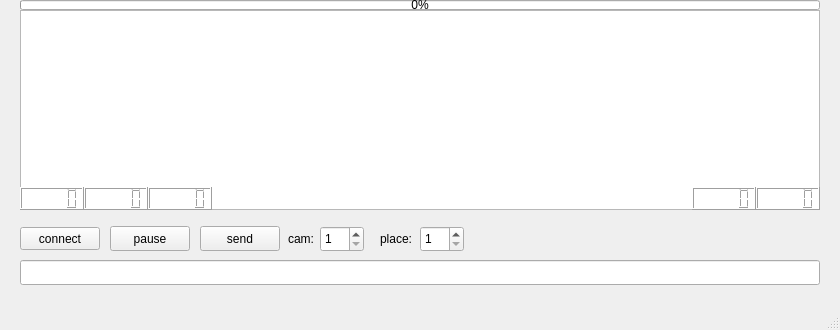
<?xml version="1.0" encoding="UTF-8"?>
<ui version="4.0">
 <class>MainWindow</class>
 <widget class="QMainWindow" name="MainWindow">
  <property name="geometry">
   <rect>
    <x>0</x>
    <y>0</y>
    <width>840</width>
    <height>330</height>
   </rect>
  </property>
  <property name="minimumSize">
   <size>
    <width>840</width>
    <height>330</height>
   </size>
  </property>
  <property name="maximumSize">
   <size>
    <width>840</width>
    <height>330</height>
   </size>
  </property>
  <property name="windowTitle">
   <string>listener</string>
  </property>
  <widget class="QWidget" name="centralWidget">
   <widget class="QPushButton" name="pushButton">
    <property name="geometry">
     <rect>
      <x>20</x>
      <y>227</y>
      <width>80</width>
      <height>23</height>
     </rect>
    </property>
    <property name="text">
     <string>connect</string>
    </property>
   </widget>
   <widget class="QGraphicsView" name="graphicsView">
    <property name="geometry">
     <rect>
      <x>20</x>
      <y>10</y>
      <width>800</width>
      <height>200</height>
     </rect>
    </property>
    <property name="autoFillBackground">
     <bool>false</bool>
    </property>
   </widget>
   <widget class="QLabel" name="label">
    <property name="geometry">
     <rect>
      <x>470</x>
      <y>228</y>
      <width>230</width>
      <height>21</height>
     </rect>
    </property>
    <property name="text">
     <string/>
    </property>
   </widget>
   <widget class="QLabel" name="label_2">
    <property name="geometry">
     <rect>
      <x>709</x>
      <y>215</y>
      <width>101</width>
      <height>40</height>
     </rect>
    </property>
    <property name="text">
     <string/>
    </property>
   </widget>
   <widget class="QLCDNumber" name="lcdNumber">
    <property name="geometry">
     <rect>
      <x>692</x>
      <y>187</y>
      <width>64</width>
      <height>23</height>
     </rect>
    </property>
   </widget>
   <widget class="QLCDNumber" name="lcdNumber_2">
    <property name="geometry">
     <rect>
      <x>756</x>
      <y>187</y>
      <width>64</width>
      <height>23</height>
     </rect>
    </property>
   </widget>
   <widget class="QProgressBar" name="progressBar">
    <property name="geometry">
     <rect>
      <x>20</x>
      <y>0</y>
      <width>800</width>
      <height>10</height>
     </rect>
    </property>
    <property name="maximum">
     <number>120</number>
    </property>
    <property name="value">
     <number>0</number>
    </property>
    <property name="textVisible">
     <bool>true</bool>
    </property>
   </widget>
   <widget class="QLCDNumber" name="lcdNumber_3">
    <property name="geometry">
     <rect>
      <x>20</x>
      <y>187</y>
      <width>64</width>
      <height>23</height>
     </rect>
    </property>
   </widget>
   <widget class="QLCDNumber" name="lcdNumber_4">
    <property name="geometry">
     <rect>
      <x>84</x>
      <y>187</y>
      <width>64</width>
      <height>23</height>
     </rect>
    </property>
   </widget>
   <widget class="QLCDNumber" name="lcdNumber_5">
    <property name="geometry">
     <rect>
      <x>148</x>
      <y>187</y>
      <width>64</width>
      <height>23</height>
     </rect>
    </property>
   </widget>
   <widget class="QPushButton" name="pushButton_2">
    <property name="geometry">
     <rect>
      <x>200</x>
      <y>226</y>
      <width>80</width>
      <height>25</height>
     </rect>
    </property>
    <property name="text">
     <string>send</string>
    </property>
   </widget>
   <widget class="QSpinBox" name="spinBox">
    <property name="geometry">
     <rect>
      <x>320</x>
      <y>226</y>
      <width>44</width>
      <height>26</height>
     </rect>
    </property>
    <property name="minimum">
     <number>1</number>
    </property>
    <property name="maximum">
     <number>4</number>
    </property>
   </widget>
   <widget class="QPushButton" name="pushButton_3">
    <property name="geometry">
     <rect>
      <x>110</x>
      <y>226</y>
      <width>80</width>
      <height>25</height>
     </rect>
    </property>
    <property name="text">
     <string>pause</string>
    </property>
   </widget>
   <widget class="QLineEdit" name="lineEdit">
    <property name="geometry">
     <rect>
      <x>20</x>
      <y>260</y>
      <width>800</width>
      <height>25</height>
     </rect>
    </property>
   </widget>
   <widget class="QLabel" name="label_3">
    <property name="geometry">
     <rect>
      <x>288</x>
      <y>230</y>
      <width>31</width>
      <height>17</height>
     </rect>
    </property>
    <property name="text">
     <string>cam:</string>
    </property>
   </widget>
   <widget class="QLabel" name="label_4">
    <property name="geometry">
     <rect>
      <x>380</x>
      <y>230</y>
      <width>41</width>
      <height>17</height>
     </rect>
    </property>
    <property name="text">
     <string>place:</string>
    </property>
   </widget>
   <widget class="QSpinBox" name="spinBox_2">
    <property name="geometry">
     <rect>
      <x>420</x>
      <y>226</y>
      <width>44</width>
      <height>26</height>
     </rect>
    </property>
    <property name="minimum">
     <number>1</number>
    </property>
    <property name="maximum">
     <number>12</number>
    </property>
   </widget>
  </widget>
  <widget class="QMenuBar" name="menuBar">
   <property name="geometry">
    <rect>
     <x>0</x>
     <y>0</y>
     <width>840</width>
     <height>22</height>
    </rect>
   </property>
  </widget>
  <widget class="QStatusBar" name="statusBar"/>
 </widget>
 <layoutdefault spacing="6" margin="11"/>
 <resources/>
 <connections/>
</ui>
